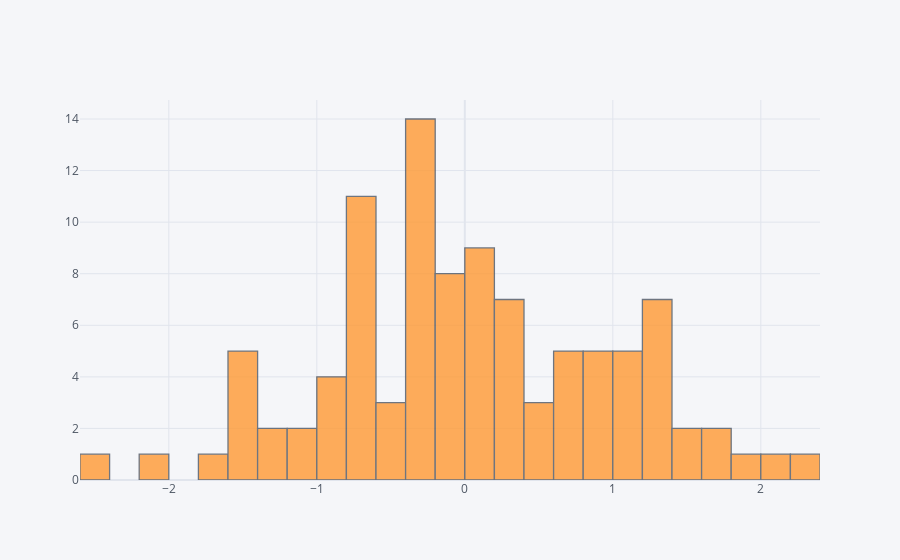

The code cell stored with this chart in its notebook:
### Markdown cell above
# Histograms

### Code cell
df1['A'].iplot(kind='hist',bins=25)

### Figure 1 — Plotly figure (JSON) as saved in the notebook; plotly's stock layout.template omitted (floating-point values rounded to 4 significant figures)
{"data": [{"histfunc": "count", "histnorm": "", "marker": {"color": "rgba(255, 153, 51, 1.0)", "line": {"color": "#4D5663", "width": 1.3}}, "name": "A", "nbinsx": 25, "opacity": 0.8, "orientation": "v", "type": "histogram", "x": [0.1172, -1.384, 1.258, 0.5147, -0.3346, -0.003938, 0.5892, 0.109, 0.0685, 1.721, -0.8283, 0.3647, -1.537, -0.6795, -0.2245, 0.3361, -1.422, 0.7539, 1.062, 0.05937, 0.8873, 0.8351, -1.194, -0.6818, -0.5371, 1.27, -0.005543, -1.623, 1.365, 0.6808, -0.2542, -0.6226, -0.9082, 0.9345, -0.1018, 0.6962, -1.532, 0.6546, 1.293, 1.915, 0.4112, -0.7982, -0.01412, -2.018, 0.938, 1.329, -0.328, -0.6343, 1.701, 1.046, 0.04465, -0.113, -1.019, -0.2279, -1.556, 0.896, -1.49, -0.2234, 0.05652, 1.486, 1.078, -0.2926, 1.348, -0.316, -0.7068, -0.3694, -0.03646, 0.1086, 0.3053, 0.6856, -0.6002, -0.4838, -0.6659, 0.3524, -0.6221, 0.246, -0.1192, 1.498, -2.449, 0.0583, 1.117, 0.02432, 1.135, -0.4019, 1.308, -0.9317, -0.9968, -0.6071, 0.3012, -1.231, 2.239, 0.2811, -0.6681, -0.3104, -0.3918, -0.2829, -0.342, -0.388, -0.1478, 2.131]}], "layout": {"barmode": "overlay", "legend": {"bgcolor": "#F5F6F9", "font": {"color": "#4D5663"}}, "paper_bgcolor": "#F5F6F9", "plot_bgcolor": "#F5F6F9", "title": {"font": {"color": "#4D5663"}}, "xaxis": {"gridcolor": "#E1E5ED", "showgrid": true, "tickfont": {"color": "#4D5663"}, "title": {"font": {"color": "#4D5663"}, "text": ""}, "zerolinecolor": "#E1E5ED"}, "yaxis": {"gridcolor": "#E1E5ED", "showgrid": true, "tickfont": {"color": "#4D5663"}, "title": {"font": {"color": "#4D5663"}, "text": ""}, "zerolinecolor": "#E1E5ED"}}}
